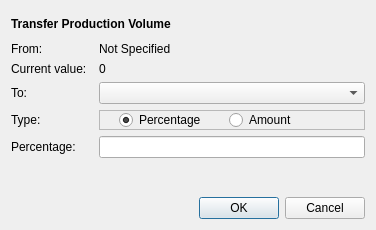
<?xml version="1.0" encoding="UTF-8"?>
<ui version="4.0">
 <class>Dialog</class>
 <widget class="QDialog" name="Dialog">
  <property name="geometry">
   <rect>
    <x>0</x>
    <y>0</y>
    <width>376</width>
    <height>230</height>
   </rect>
  </property>
  <property name="windowTitle">
   <string>Transfer production volume</string>
  </property>
  <layout class="QGridLayout" name="gridLayout">
   <item row="0" column="0">
    <layout class="QVBoxLayout" name="verticalLayout">
     <item>
      <widget class="QLabel" name="label">
       <property name="minimumSize">
        <size>
         <width>300</width>
         <height>0</height>
        </size>
       </property>
       <property name="maximumSize">
        <size>
         <width>0</width>
         <height>25</height>
        </size>
       </property>
       <property name="font">
        <font>
         <weight>75</weight>
         <bold>true</bold>
        </font>
       </property>
       <property name="text">
        <string>Transfer Production Volume</string>
       </property>
      </widget>
     </item>
     <item>
      <layout class="QFormLayout" name="formLayout">
       <item row="0" column="0">
        <widget class="QLabel" name="label_5">
         <property name="text">
          <string>From:</string>
         </property>
        </widget>
       </item>
       <item row="0" column="1">
        <widget class="QLabel" name="fromLabel">
         <property name="text">
          <string>Not Specified</string>
         </property>
        </widget>
       </item>
       <item row="1" column="0">
        <widget class="QLabel" name="label_2">
         <property name="text">
          <string>Current value:  </string>
         </property>
        </widget>
       </item>
       <item row="1" column="1">
        <widget class="QLabel" name="currentValueLabel">
         <property name="text">
          <string>0</string>
         </property>
        </widget>
       </item>
       <item row="2" column="0">
        <widget class="QLabel" name="label_4">
         <property name="text">
          <string>To:</string>
         </property>
        </widget>
       </item>
       <item row="2" column="1">
        <widget class="QComboBox" name="toComboBox"/>
       </item>
       <item row="3" column="0">
        <widget class="QLabel" name="label_7">
         <property name="text">
          <string>Type:</string>
         </property>
        </widget>
       </item>
       <item row="3" column="1">
        <widget class="QFrame" name="frame">
         <property name="minimumSize">
          <size>
           <width>0</width>
           <height>20</height>
          </size>
         </property>
         <property name="frameShape">
          <enum>QFrame::StyledPanel</enum>
         </property>
         <property name="frameShadow">
          <enum>QFrame::Raised</enum>
         </property>
         <widget class="QRadioButton" name="percentageRadioButton">
          <property name="geometry">
           <rect>
            <x>20</x>
            <y>0</y>
            <width>95</width>
            <height>20</height>
           </rect>
          </property>
          <property name="text">
           <string>Percentage</string>
          </property>
          <property name="checked">
           <bool>true</bool>
          </property>
         </widget>
         <widget class="QRadioButton" name="amountRadioButton">
          <property name="geometry">
           <rect>
            <x>130</x>
            <y>0</y>
            <width>95</width>
            <height>20</height>
           </rect>
          </property>
          <property name="text">
           <string>Amount</string>
          </property>
         </widget>
        </widget>
       </item>
       <item row="4" column="0">
        <widget class="QLabel" name="transferLabel">
         <property name="text">
          <string>Percentage:  </string>
         </property>
        </widget>
       </item>
       <item row="4" column="1">
        <widget class="QLineEdit" name="newValueLineEdit"/>
       </item>
      </layout>
     </item>
    </layout>
   </item>
   <item row="1" column="0">
    <widget class="QDialogButtonBox" name="buttonBox">
     <property name="orientation">
      <enum>Qt::Horizontal</enum>
     </property>
     <property name="standardButtons">
      <set>QDialogButtonBox::Cancel|QDialogButtonBox::Ok</set>
     </property>
    </widget>
   </item>
  </layout>
 </widget>
 <resources/>
 <connections>
  <connection>
   <sender>buttonBox</sender>
   <signal>accepted()</signal>
   <receiver>Dialog</receiver>
   <slot>accept()</slot>
   <hints>
    <hint type="sourcelabel">
     <x>248</x>
     <y>254</y>
    </hint>
    <hint type="destinationlabel">
     <x>157</x>
     <y>274</y>
    </hint>
   </hints>
  </connection>
  <connection>
   <sender>buttonBox</sender>
   <signal>rejected()</signal>
   <receiver>Dialog</receiver>
   <slot>reject()</slot>
   <hints>
    <hint type="sourcelabel">
     <x>316</x>
     <y>260</y>
    </hint>
    <hint type="destinationlabel">
     <x>286</x>
     <y>274</y>
    </hint>
   </hints>
  </connection>
 </connections>
</ui>
